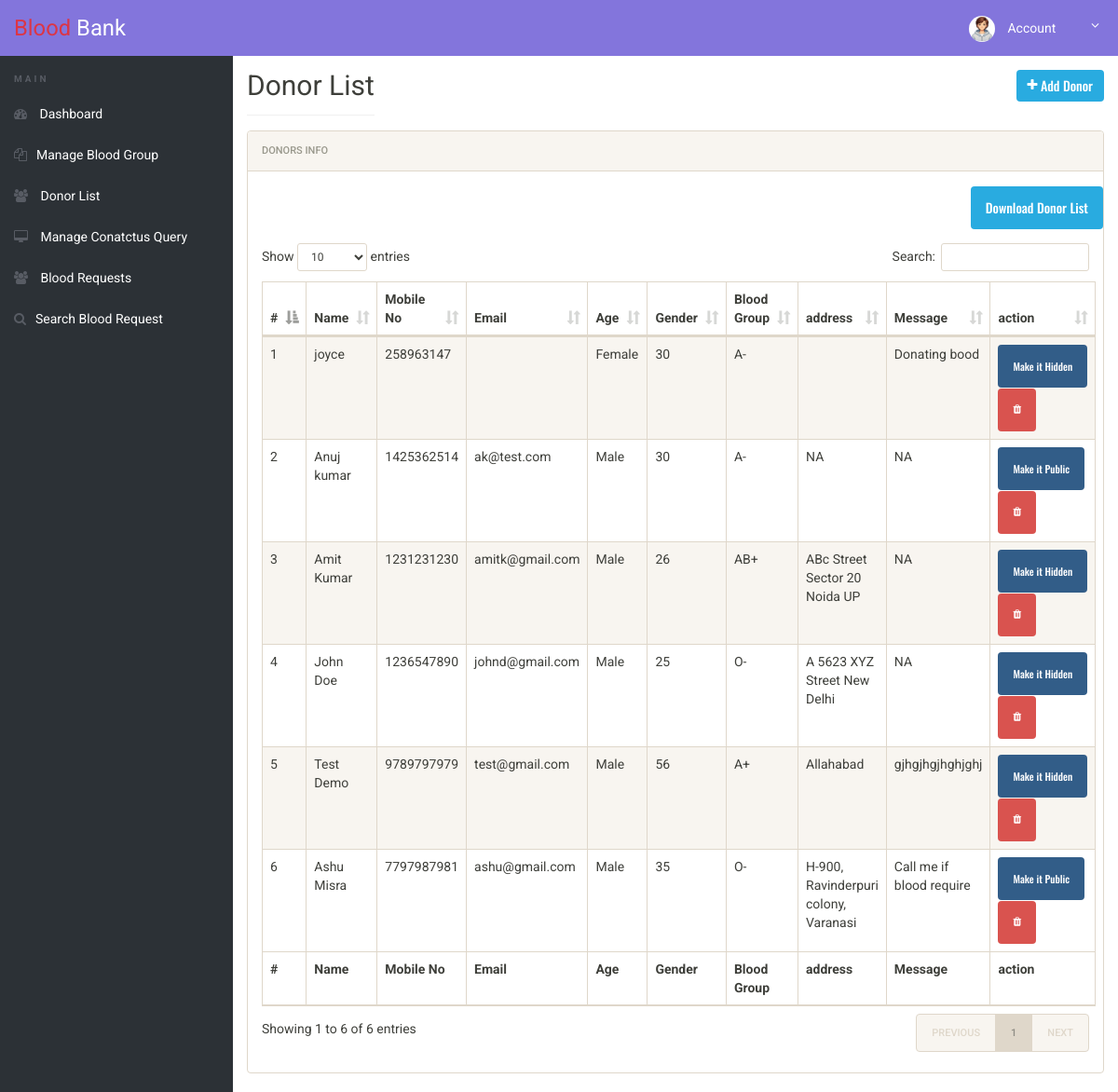
The page /admin/donor-list.php (signed in) on the database its author committed.
### tables this page shows
CREATE TABLE `tblblooddonars` (
  `id` int(11) NOT NULL,
  `FullName` varchar(100) DEFAULT NULL,
  `MobileNumber` char(11) DEFAULT NULL,
  `EmailId` varchar(100) DEFAULT NULL,
  `Gender` varchar(20) DEFAULT NULL,
  `Age` int(11) DEFAULT NULL,
  `BloodGroup` varchar(20) DEFAULT NULL,
  `Address` varchar(255) DEFAULT NULL,
  `Message` mediumtext DEFAULT NULL,
  `PostingDate` timestamp NOT NULL DEFAULT current_timestamp(),
  `status` int(1) DEFAULT NULL,
  `Password` varchar(250) DEFAULT NULL
);

### admin/donor-list.php (the view, shortened to what this page needs)
<?php
include_once('includes/config.php');
include_once('includes/header.php'); ?>
<div class="ts-main-content">
	<?php include_once('includes/leftbar.php'); ?>
	<div class="content-wrapper">
		<div class="container-fluid">
			<div class="row">
				<div class="col-md-12">
					<div style="overflow: hidden; margin-bottom: 16px;">
						<h2 class="page-title" style="float: left; margin: 0;">Donor List</h2>
						<a href="add-donor.php" style="float: right; font-size: 14px; padding: 6px 12px;" class="btn btn-info">
							<i class="fa fa-plus"></i> Add Donor
						</a>
					</div>
					<div class="panel panel-default">
						<div class="panel-heading">Donors Info</div>
						<a href="download-records.php" style="font-size:14px; float:right; margin-top:16px;" class="btn btn-info mt-3 mb-3">Download Donor List</a>
						<div class="panel-body">
							<table id="zctb" class="display table table-striped table-bordered table-hover" cellspacing="0" width="100%">
								<thead>
									<tr>
										<th>#</th>
										<th>Name</th>
										<th>Mobile No</th>
										<th>Email</th>
										<th>Age</th>
										<th>Gender</th>
										<th>Blood Group</th>
										<th>address</th>
										<th>Message </th>
										<th>action </th>
									</tr>
								</thead>
								<tfoot>
									<tr>
										<th>#</th>
										<th>Name</th>
										<th>Mobile No</th>
										<th>Email</th>
										<th>Age</th>
										<th>Gender</th>
										<th>Blood Group</th>
										<th>address</th>
										<th>Message </th>
										<th>action </th>
									</tr>
								</tfoot>
								<tbody>
									<?php $sql = "SELECT * from  tblblooddonars order by id desc";
									$query = $dbh->prepare($sql);
									$query->execute();
									$results = $query->fetchAll(PDO::FETCH_OBJ);
									$cnt = 1;
									if ($query->rowCount() > 0) {
										foreach ($results as $result) {				?>
											<tr>
												<td><?php echo htmlentities($cnt); ?></td>
												<td><?php echo htmlentities($result->FullName); ?></td>
												<td><?php echo htmlentities($result->MobileNumber); ?></td>
												<td><?php echo htmlentities($result->EmailId); ?></td>
												<td><?php echo htmlentities($result->Gender); ?></td>
												<td><?php echo htmlentities($result->Age); ?></td>
												<td><?php echo htmlentities($result->BloodGroup); ?></td>
												<td><?php echo htmlentities($result->Address); ?></td>
												<td><?php echo htmlentities($result->Message); ?></td>
												<td>
													<?php if ($result->status == 1) { ?>
														<a href="donor-list.php?hidden=<?php echo htmlentities($result->id); ?>" onclick="return confirm('Do you really want to hiidden this detail')" class="btn btn-primary"> Make it Hidden</a>
													<?php } else { ?>
														<a href="donor-list.php?public=<?php echo htmlentities($result->id); ?>" onclick="return confirm('Do you really want to Public this detail')" class="btn btn-primary"> Make it Public</a>
													<?php } ?>
													<a href="donor-list.php?del=<?php echo htmlentities($result->id); ?>" onclick="return confirm('Do you really want to delete this record')" class="btn btn-danger" style="margin-top:1%;">
														<i class="fa fa-trash"></i>
													</a>
												</td>
											</tr>
									<?php $cnt = $cnt + 1;
										}
									} ?>
								</tbody>
							</table>
						</div>
					</div>
				</div>
			</div>
		</div>
	</div>
</div>
<?php include_once('includes/footer.php'); ?>

### admin/css/style.css (style rules this page uses)
html { font-size: 14px; }
@media only screen and (min-width: 480px) { html { font-size: 17px; } }
@media only screen and (min-width: 768px) { html { font-size: 14px; } }
body { font-size: 1em; }
a { color: #37a6c4; }
.btn { font-family: 'Oswald', sans-serif; }
.btn i { position: relative; top: -2px; }
.panel { overflow: hidden; }
.btn { text-transform: none; }
.page-title { padding-bottom: 15px; margin-bottom: 20px; border-bottom: 1px solid #f0f0f0; }
.ts-main-content .content-wrapper { padding-top: 15px; margin-top: 60px; }
@media only screen and (min-width: 992px) { .ts-main-content .content-wrapper { margin-left: 250px; } }

### rows shown on the page
tblblooddonars: FullName "joyce", MobileNumber "258963147", Gender "Female", Age "30", BloodGroup "A-", Message "Donating bood"
tblblooddonars: FullName "Anuj kumar", MobileNumber "1425362514", EmailId "ak@test.com", Gender "Male", Age "30", BloodGroup "A-", Address "NA", Message "NA"
tblblooddonars: FullName "Amit Kumar", MobileNumber "1231231230", EmailId "amitk@gmail.com", Gender "Male", Age "26", BloodGroup "AB+", Address "ABc Street Sector 20 Noida UP", Message "NA"
tblblooddonars: FullName "John Doe", MobileNumber "1236547890", EmailId "johnd@gmail.com", Gender "Male", Age "25", BloodGroup "O-", Address "A 5623 XYZ Street New Delhi", Message "NA"
tblblooddonars: FullName "Test Demo", MobileNumber "9789797979", EmailId "test@gmail.com", Gender "Male", Age "56", BloodGroup "A+", Address "Allahabad", Message "gjhgjhgjhghjghj"
tblblooddonars: FullName "Ashu Misra", MobileNumber "7797987981", EmailId "ashu@gmail.com", Gender "Male", Age "35", BloodGroup "O-", Address "H-900, Ravinderpuri colony, Varanasi", Message "Call me if blood require"
